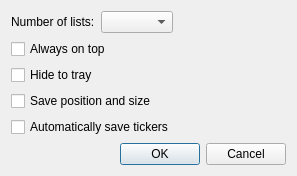
<?xml version="1.0" encoding="UTF-8"?>
<ui version="4.0">
 <class>Options</class>
 <widget class="QDialog" name="Options">
  <property name="geometry">
   <rect>
    <x>0</x>
    <y>0</y>
    <width>297</width>
    <height>167</height>
   </rect>
  </property>
  <property name="windowTitle">
   <string>Options</string>
  </property>
  <layout class="QGridLayout" name="gridLayout">
   <item row="0" column="0">
    <layout class="QHBoxLayout" name="horizontalLayout">
     <item>
      <widget class="QLabel" name="label">
       <property name="text">
        <string>Number of lists:</string>
       </property>
      </widget>
     </item>
     <item>
      <widget class="QComboBox" name="comboNumberOfLists"/>
     </item>
     <item>
      <spacer name="horizontalSpacer">
       <property name="orientation">
        <enum>Qt::Horizontal</enum>
       </property>
       <property name="sizeHint" stdset="0">
        <size>
         <width>0</width>
         <height>20</height>
        </size>
       </property>
      </spacer>
     </item>
    </layout>
   </item>
   <item row="5" column="0">
    <spacer name="verticalSpacer">
     <property name="orientation">
      <enum>Qt::Vertical</enum>
     </property>
     <property name="sizeHint" stdset="0">
      <size>
       <width>20</width>
       <height>5</height>
      </size>
     </property>
    </spacer>
   </item>
   <item row="6" column="0">
    <widget class="QDialogButtonBox" name="buttonBox">
     <property name="orientation">
      <enum>Qt::Horizontal</enum>
     </property>
     <property name="standardButtons">
      <set>QDialogButtonBox::Cancel|QDialogButtonBox::Ok</set>
     </property>
    </widget>
   </item>
   <item row="3" column="0">
    <widget class="QCheckBox" name="checkSave">
     <property name="text">
      <string>Save position and size</string>
     </property>
    </widget>
   </item>
   <item row="4" column="0">
    <widget class="QCheckBox" name="checkSaveTickers">
     <property name="text">
      <string>Automatically save tickers</string>
     </property>
    </widget>
   </item>
   <item row="1" column="0">
    <widget class="QCheckBox" name="checkOnTop">
     <property name="text">
      <string>Always on top</string>
     </property>
    </widget>
   </item>
   <item row="2" column="0">
    <widget class="QCheckBox" name="checkTray">
     <property name="text">
      <string>Hide to tray</string>
     </property>
    </widget>
   </item>
  </layout>
 </widget>
 <tabstops>
  <tabstop>comboNumberOfLists</tabstop>
  <tabstop>checkOnTop</tabstop>
  <tabstop>checkTray</tabstop>
  <tabstop>checkSave</tabstop>
  <tabstop>checkSaveTickers</tabstop>
  <tabstop>buttonBox</tabstop>
 </tabstops>
 <resources/>
 <connections>
  <connection>
   <sender>buttonBox</sender>
   <signal>accepted()</signal>
   <receiver>Options</receiver>
   <slot>accept()</slot>
   <hints>
    <hint type="sourcelabel">
     <x>248</x>
     <y>254</y>
    </hint>
    <hint type="destinationlabel">
     <x>157</x>
     <y>274</y>
    </hint>
   </hints>
  </connection>
  <connection>
   <sender>buttonBox</sender>
   <signal>rejected()</signal>
   <receiver>Options</receiver>
   <slot>reject()</slot>
   <hints>
    <hint type="sourcelabel">
     <x>316</x>
     <y>260</y>
    </hint>
    <hint type="destinationlabel">
     <x>286</x>
     <y>274</y>
    </hint>
   </hints>
  </connection>
 </connections>
</ui>
